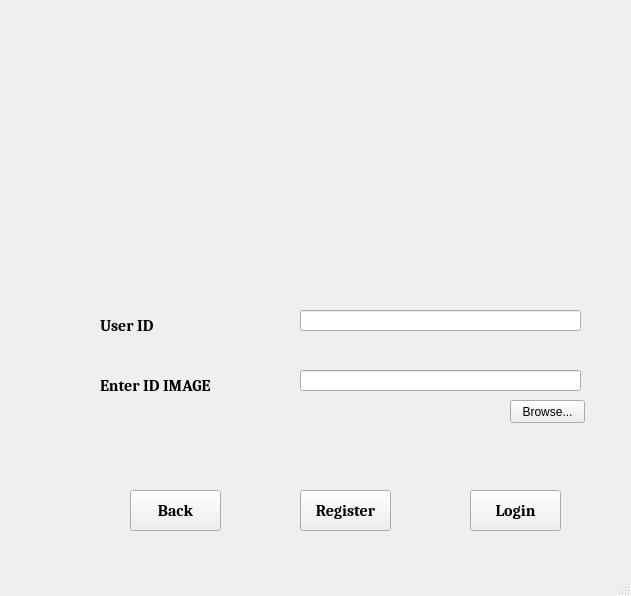
<?xml version="1.0" encoding="UTF-8"?>
<ui version="4.0">
 <class>MainWindowLogin</class>
 <widget class="QMainWindow" name="MainWindowLogin">
  <property name="geometry">
   <rect>
    <x>0</x>
    <y>0</y>
    <width>631</width>
    <height>596</height>
   </rect>
  </property>
  <property name="windowTitle">
   <string>MainWindow</string>
  </property>
  <widget class="QWidget" name="centralwidget">
   <widget class="QLabel" name="Logologinpage">
    <property name="geometry">
     <rect>
      <x>200</x>
      <y>20</y>
      <width>241</width>
      <height>221</height>
     </rect>
    </property>
    <property name="minimumSize">
     <size>
      <width>211</width>
      <height>191</height>
     </size>
    </property>
    <property name="text">
     <string>&lt;html&gt;&lt;head/&gt;&lt;body&gt;&lt;p&gt;&lt;img src=&quot;:/images3/images-removebg-preview.png&quot;/&gt;&lt;/p&gt;&lt;/body&gt;&lt;/html&gt;</string>
    </property>
   </widget>
   <widget class="QLabel" name="useridlabellogin">
    <property name="geometry">
     <rect>
      <x>100</x>
      <y>310</y>
      <width>71</width>
      <height>31</height>
     </rect>
    </property>
    <property name="font">
     <font>
      <family>Caladea</family>
      <pointsize>12</pointsize>
      <weight>75</weight>
      <bold>true</bold>
     </font>
    </property>
    <property name="text">
     <string>User ID</string>
    </property>
   </widget>
   <widget class="QLineEdit" name="useridinputlogin">
    <property name="geometry">
     <rect>
      <x>300</x>
      <y>310</y>
      <width>281</width>
      <height>21</height>
     </rect>
    </property>
   </widget>
   <widget class="QLabel" name="imagelabellogin">
    <property name="geometry">
     <rect>
      <x>100</x>
      <y>370</y>
      <width>131</width>
      <height>31</height>
     </rect>
    </property>
    <property name="font">
     <font>
      <family>Caladea</family>
      <pointsize>12</pointsize>
      <weight>75</weight>
      <bold>true</bold>
     </font>
    </property>
    <property name="text">
     <string>Enter ID IMAGE</string>
    </property>
   </widget>
   <widget class="QLineEdit" name="inputimagelogin">
    <property name="geometry">
     <rect>
      <x>300</x>
      <y>370</y>
      <width>281</width>
      <height>21</height>
     </rect>
    </property>
   </widget>
   <widget class="QPushButton" name="BackButtonLogin">
    <property name="geometry">
     <rect>
      <x>130</x>
      <y>490</y>
      <width>91</width>
      <height>41</height>
     </rect>
    </property>
    <property name="font">
     <font>
      <family>Caladea</family>
      <pointsize>12</pointsize>
      <weight>75</weight>
      <bold>true</bold>
     </font>
    </property>
    <property name="text">
     <string>Back</string>
    </property>
   </widget>
   <widget class="QPushButton" name="RegisterButtonLogin">
    <property name="geometry">
     <rect>
      <x>300</x>
      <y>490</y>
      <width>91</width>
      <height>41</height>
     </rect>
    </property>
    <property name="font">
     <font>
      <family>Caladea</family>
      <pointsize>12</pointsize>
      <weight>75</weight>
      <bold>true</bold>
     </font>
    </property>
    <property name="text">
     <string>Register</string>
    </property>
   </widget>
   <widget class="QPushButton" name="submitlogin">
    <property name="geometry">
     <rect>
      <x>470</x>
      <y>490</y>
      <width>91</width>
      <height>41</height>
     </rect>
    </property>
    <property name="font">
     <font>
      <family>Caladea</family>
      <pointsize>12</pointsize>
      <weight>75</weight>
      <bold>true</bold>
     </font>
    </property>
    <property name="text">
     <string>Login</string>
    </property>
   </widget>
   <widget class="QPushButton" name="broesebuttonlogin">
    <property name="geometry">
     <rect>
      <x>510</x>
      <y>400</y>
      <width>75</width>
      <height>23</height>
     </rect>
    </property>
    <property name="text">
     <string>Browse...</string>
    </property>
   </widget>
  </widget>
  <widget class="QMenuBar" name="menubar">
   <property name="geometry">
    <rect>
     <x>0</x>
     <y>0</y>
     <width>631</width>
     <height>21</height>
    </rect>
   </property>
  </widget>
  <widget class="QStatusBar" name="statusbar"/>
 </widget>
 <resources>
  <include location="../test/abcde.qrc"/>
 </resources>
 <connections/>
</ui>
